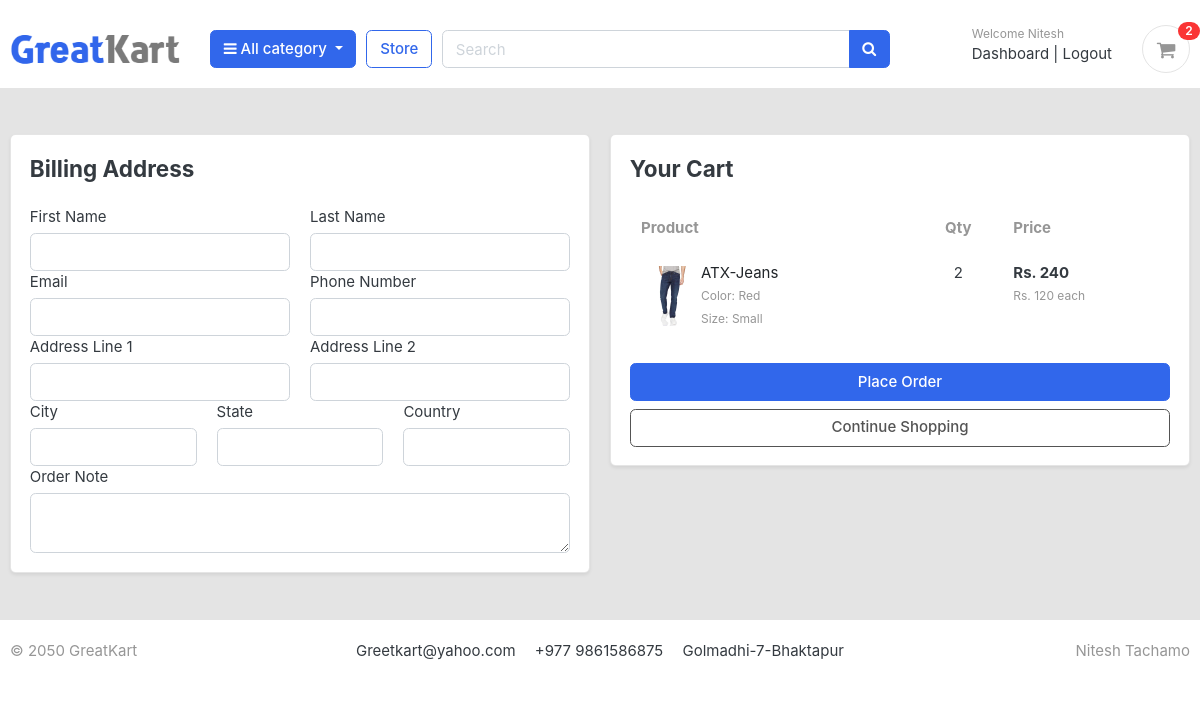
The page /cart/checkout/ (signed in) on the database its author committed.
### accounts/models.py (models this page shows, shortened)
class Account(AbstractBaseUser):
    first_name=models.CharField(max_length=50)
    last_name=models.CharField(max_length=50)
    username=models.CharField(max_length=50,unique=True)
    email=models.EmailField(max_length=100,unique=True)
    phone_number=models.CharField(max_length=50)
    date_joined=models.DateTimeField(auto_now_add=True)
    last_login=models.DateTimeField(auto_now_add=True)
    is_admin =models.BooleanField(default=False)
    is_staff =models.BooleanField(default=False)
    is_active =models.BooleanField(default=False)
    is_superadmin =models.BooleanField(default=False)
    USERNAME_FIELD='email'
    REQUIRED_FIELDS=['username','first_name','last_name']
    objects=MyAccountManager()

### carts/models.py (models this page shows, shortened)
class CartItem(models.Model):
    user=models.ForeignKey(Account, on_delete=models.CASCADE, null=True)
    product = models.ForeignKey(Product, on_delete=models.CASCADE)
    variations = models.ManyToManyField(Variation, blank=True)  # Multiple variations can be added for the same product
    cart = models.ForeignKey(Cart, on_delete=models.CASCADE,null=True)
    quantity = models.IntegerField()
    is_active = models.BooleanField(default=True)
    def sub_total(self):
        return self.product.price * self.quantity

### store/models.py (models this page shows, shortened)
class Product(models.Model):
    product_name=models.CharField(max_length=200,unique=True)
    slug=models.SlugField(max_length=255,unique=True)
    description =models.TextField(max_length=500,blank=True)
    price=models.IntegerField()
    images=models.ImageField(upload_to='photos/products')
    stock=models.IntegerField()
    is_available=models.BooleanField(default=True)
    category =models.ForeignKey(Category,on_delete=models.CASCADE)
    created_date=models.DateTimeField(auto_now_add=True)
    modified_date=models.DateTimeField(auto_now=True)
    def get_url(self):
        return reverse('product_detail', args=[self.category.slug, self.slug])

class Variation(models.Model):
    product=models.ForeignKey(Product,on_delete=models.CASCADE)
    variation_category=models.CharField(max_length=100,choices=variation_category_choice)
    variation_value=models.CharField(max_length=100)
    is_active=models.BooleanField(default=True)
    created_data=models.DateTimeField(auto_now_add=True)
    objects=VariationManager()

### carts/views.py (the view)
# urls.py: path("checkout/", views.checkout, name="checkout")
@login_required(login_url='login')
def checkout(request,total=0, quantity=0, cart_items=None):
    try:
        tax = 0
        grand_total = 0
        if request.user.is_authenticated:
            cart_items = CartItem.objects.filter(user=request.user,is_active=True)
        else:
            cart = Cart.objects.get(cart_id=_cart_id(request))
            cart_items = CartItem.objects.filter(cart=cart, is_active=True)
        for cart_item in cart_items:
            total += (cart_item.product.price * cart_item.quantity)
            quantity += cart_item.quantity
        tax = (2 * total) / 100
        grand_total = total + tax
    except ObjectDoesNotExist:
        cart_items = []
    context = {
        'total': total,
        'quantity': quantity,
        'cart_items': cart_items,
        'tax': tax,
        'grand_total': grand_total,
    }
    return render(request, 'store/checkout.html', context)

### carts/context_processors.py (called while the page is built)
def counter(request):
    cart_count=0
    if 'admin' in request.path:
        return{}
    else:
        try:
            cart=Cart.objects.filter(cart_id=_cart_id(request))
            if request.user.is_authenticated:
                cart_items=CartItem.objects.all().filter(user=request.user)
            else:
                cart_items=CartItem.objects.all().filter(cart=cart[:1])
            for cart_item in cart_items:
                cart_count += cart_item.quantity
        except Cart.DoesNotExist:
            cart_count=0
    return dict(cart_count=cart_count)

### carts/views.py (called while the page is built)
def _cart_id(request):
    cart = request.session.session_key
    if not cart:
        cart = request.session.create()
    return cart

### category/context_processors.py (called while the page is built)
def menu_links(request):
    links = Category.objects.all()
    return dict(links=links)

### category/models.py (called while the page is built)
    def get_url(self):
        return reverse('products_by_category', args=[self.slug])

### templates/store/checkout.html (shortened to what this page needs)
{% extends 'base.html' %}
{% load static %}
{% block content %}
<section class="py-5 bg-light">
    <div class="container">
        <div class="row g-4">
            <div class="col-lg-6">
                <div class="card shadow-sm">
                    <div class="card-body">
                        <h4 class="card-title mb-4">Billing Address</h4>
                        <form action="{% url "place_order" %}" method="post">
                            <div class="row g-3">
                                <div class="col-md-6">
                                    <label class="form-label">First Name</label>
                                    <input type="text" name="first_name" class="form-control" required>
                                </div>
                                <div class="col-md-6">
                                    <label class="form-label">Last Name</label>
                                    <input type="text" name="last_name" class="form-control" required>
                                </div>
                                <div class="col-md-6">
                                    <label class="form-label">Email</label>
                                    <input type="email" name="email" class="form-control" required>
                                </div>
                                <div class="col-md-6">
                                    <label class="form-label">Phone Number</label>
                                    <input type="number" name="phone" class="form-control" required>
                                </div>
                                <div class="col-md-6">
                                    <label class="form-label">Address Line 1</label>
                                    <input type="text" name="address_line_1" class="form-control" required>
                                </div>
                                <div class="col-md-6">
                                    <label class="form-label">Address Line 2</label>
                                    <input type="text" name="address_line_2" class="form-control">
                                </div>
                                <div class="col-md-4">
                                    <label class="form-label">City</label>
                                    <input type="text" name="city" class="form-control">
                                </div>
                                <div class="col-md-4">
                                    <label class="form-label">State</label>
                                    <input type="text" name="state" class="form-control">
                                </div>
                                <div class="col-md-4">
                                    <label class="form-label">Country</label>
                                    <input type="text" name="country" class="form-control">
                                </div>
                                <div class="col-12">
                                    <label class="form-label">Order Note</label>
                                    <textarea name="order_note" rows="2" class="form-control"></textarea>
                                </div>
                            </div>
                    </div>
                </div>
            </div>
            <div class="col-lg-6">
                <div class="card shadow-sm">
                    <div class="card-body">
                        <h4 class="card-title mb-4">Your Cart</h4>
                        <table class="table table-borderless align-middle">
                            <thead class="text-muted">
                                <tr>
                                    <th scope="col">Product</th>
                                    <th scope="col" class="text-center">Qty</th>
                                    <th scope="col" class="text-end">Price</th>
                                </tr>
                            </thead>
                            <tbody>
                                {% for cart_item in cart_items %}
                                <tr>
                                    <td>
                                        <div class="d-flex align-items-center">
                                            <img src="{{ cart_item.product.images.url }}" class="rounded me-2" style="width: 60px; height: 60px; object-fit: cover;">
                                            <div>
                                                <a href="{{ cart_item.product.get_url }}" class="text-dark fw-semibold">{{ cart_item.product.product_name }}</a><br>
                                                <small class="text-muted">
                                                    {% for item in cart_item.variations.all %}
                                                        {{ item.variation_category|capfirst }}: {{ item.variation_value|capfirst }}<br>
                                                    {% endfor %}
                                                </small>
                                            </div>
                                        </div>
                                    </td>
                                    <td class="text-center">{{ cart_item.quantity }}</td>
                                    <td class="text-end">
                                        <div>
                                            <strong>Rs. {{ cart_item.sub_total }}</strong><br>
                                            <small class="text-muted">Rs. {{ cart_item.product.price }} each</small>
                                        </div>
                                    </td>
                                </tr>
                                {% endfor %}
                            </tbody>
                        </table>
                        <div class="mt-4">
                            <button type="submit" class="btn btn-primary w-100 mb-2" name="submit">Place Order</button>
                            <a href="{% url 'store' %}" class="btn btn-outline-secondary w-100">Continue Shopping</a>
                        </div>
                    </div>
                </div>
            </div>
        </div>
    </div>
</section>
{% endblock %}

### templates/includes/navbar.html (shortened to what this page needs)
{% load static %}
<header class="section-header">
    <section class="header-main border-bottom" style="margin-top: 10px;">
        <div class="container">
    <div class="row align-items-center">
        <div class="col-lg-2 col-md-3 col-6">
            <a href="/" class="brand-wrap">
                <img class="logo" src="{% static 'images/logo.png' %}">
            </a>
        </div>
        <div class="col-lg col-sm col-md col-6 flex-grow-0">
            <div class="category-wrap dropdown d-inline-block float-right">
                <button type="button" class="btn btn-primary dropdown-toggle" data-toggle="dropdown">
                    <i class="fa fa-bars"></i> All category
                </button>
            </div>
        </div>
        <a href="{% url 'store' %}" class="btn btn-outline-primary">Store</a>
        <div class="col-lg col-md-6 col-sm-12 col">
            <form action=" {% url "search" %}" class="search" method="GET">
                <div class="input-group w-100">
                    <input type="text" class="form-control" style="width:60%;" placeholder="Search" name="keyword">
                    <div class="input-group-append">
                      <button class="btn btn-primary" type="submit">
                        <i class="fa fa-search"></i>
                      </button>
                    </div>
                </div>
            </form>
        </div>
        <div class="col-lg-3 col-sm-6 col-8 order-2 order-lg-3">
            <div class="d-flex justify-content-end mb-3 mb-lg-0">
                {% if user.is_authenticated %}
                <div class="widget-header">
                    <small class="title text-muted">Welcome {{ user.first_name }}</small>
                    <div>
                        <a href="{% url "dashboard" %}">Dashboard</a> <span class="dark-transp"> | </span>
                        <a href="{% url 'logout' %}">Logout</a>
                    </div>
                </div>
            {% endif %}
                <a href=" {% url "cart" %}" class="widget-header pl-3 ml-3">
                    <div class="icon icon-sm rounded-circle border"><i class="fa fa-shopping-cart"></i></div>
                    <span class="badge badge-pill badge-danger notify">{{ cart_count}}</span>
                </a>
            </div>
        </div>
    </div>
        </div>
    </section>
    </header>

### GreetKart/static/css/ui.css (style rules this page uses)
html { font-family: "Inter", sans-serif; font-size: 15px; }
.icon-xs, .icon-sm, .icon-md, .icon-lg { display: inline-block; text-align: center; flex-shrink: 0; flex-grow: 0; }
.icon-sm { width: 48px; height: 48px; line-height: 48px !important; font-size: 20px; }
.header-main { position: relative; padding-top: 1rem; padding-bottom: 1rem; }
.brand-wrap .logo, .navbar-brand .logo { margin-right: 7px; max-height: 42px; display: inline-block; }
.widget-header { display: inline-block; vertical-align: middle; position: relative; }
.widget-header a { color: #343a40; }
.widget-header i { color: #969696; }
.widget-header .title { display: block; }
.widget-header .notify { position: absolute; top: -3px; right: -10px; }
.notify { position: absolute; top: -4px; right: -10px; display: inline-block; padding: 0.25em 0.6em; font-size: 12px; line-height: 1; text-align: center; border-radius: 3rem; color: #fff; background-color: #fa3434; }

### rows shown on the page
Account: first_name "Nitesh"
CartItem: product.images (picture), product.product_name "ATX-Jeans", quantity "2", sub_total "240", product.price "120"
Variation: variation_category "Color", variation_value "Red"
Variation: variation_category "Size", variation_value "Small"

### other values the page prints
{{ cart_count }} "2"
